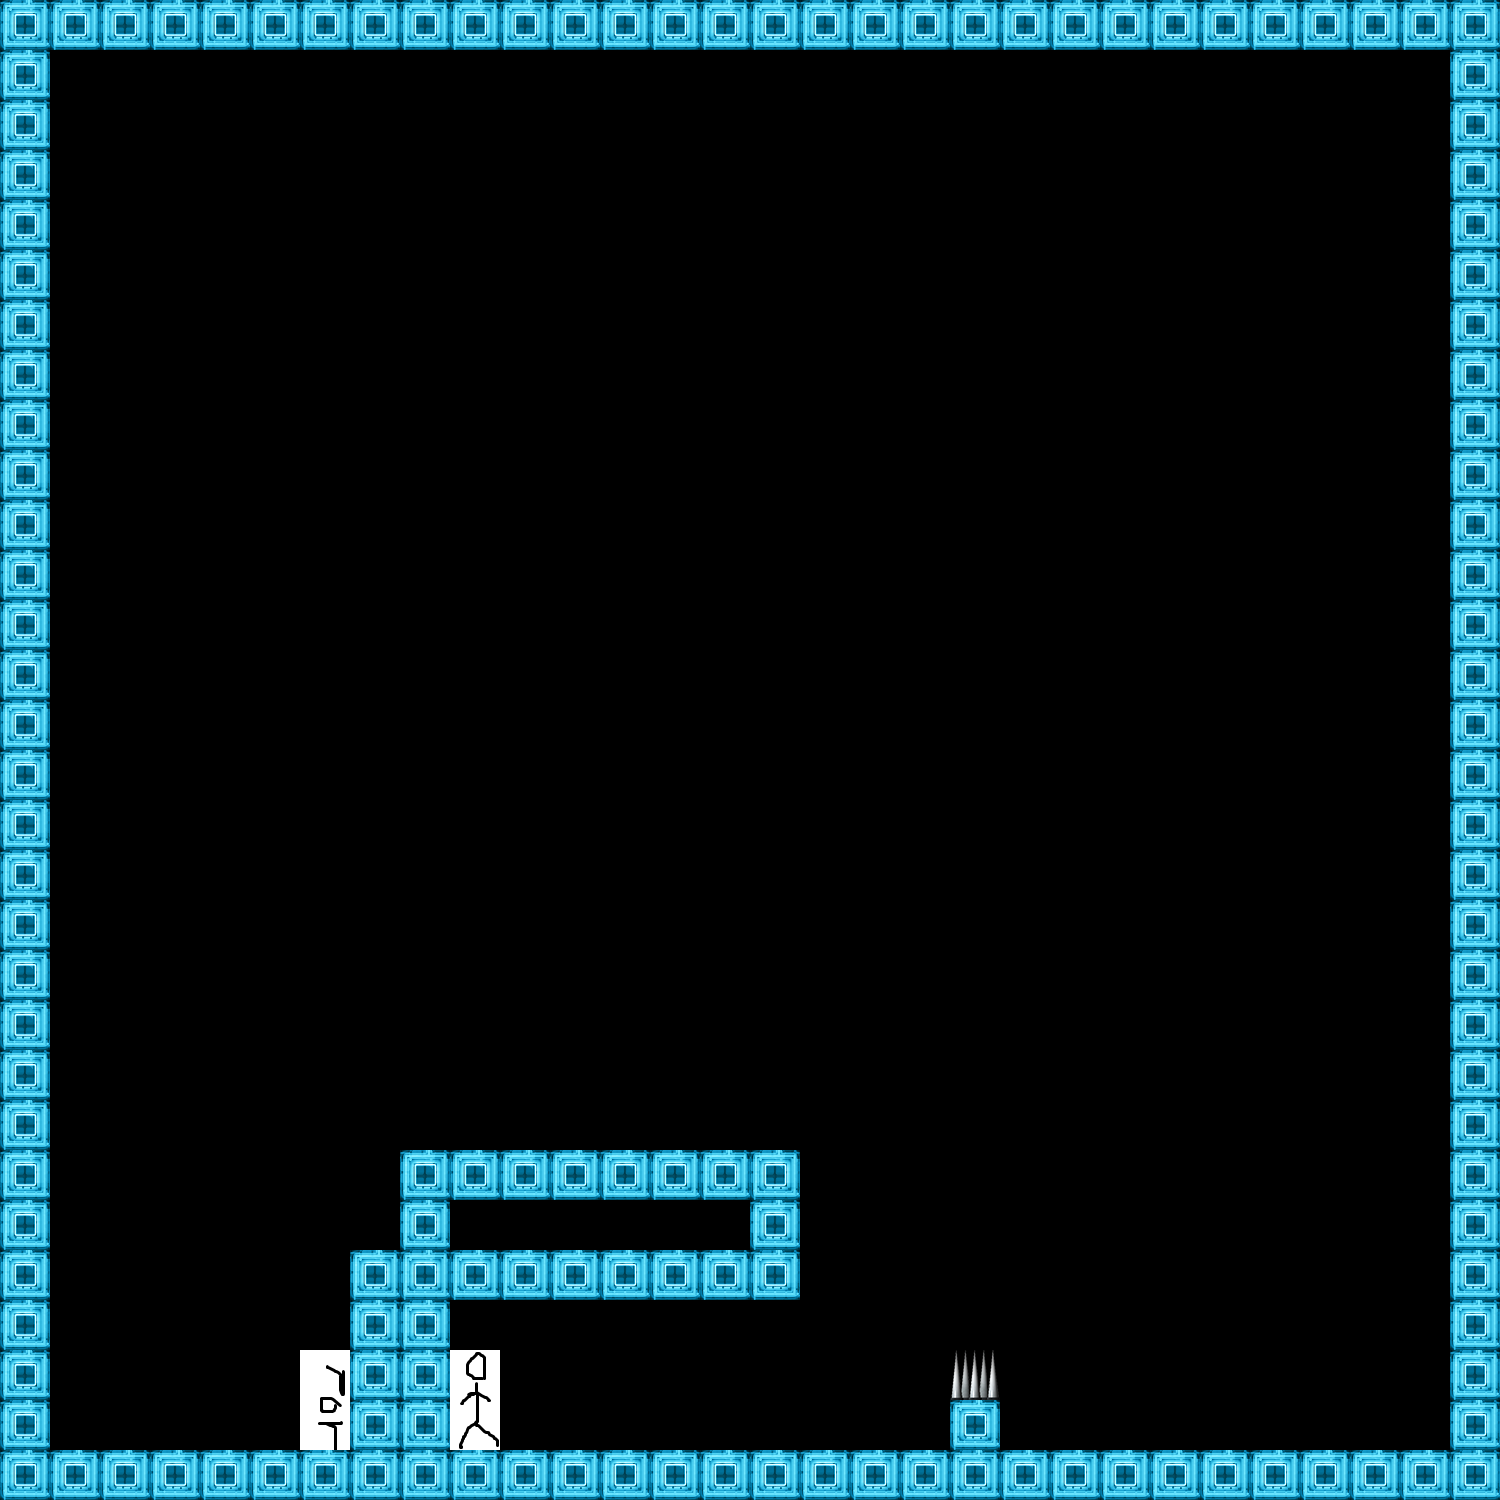

A level layout from a 2D game, rendered from its tile map. Below: a short description, then the map file with its tile-grid data intact:
An orthogonal 30x30 tile map with 50x50 px tiles, 1 tile layer (Tile Layer 1).

<map version="1.0" tiledversion="1.0.3" orientation="orthogonal" renderorder="right-down" width="30" height="30" tilewidth="50" tileheight="50" nextobjectid="1">
 <tileset firstgid="1" source="untitled.tsx" />
 <layer name="Tile Layer 1" width="30" height="30">
  <data encoding="csv">
1,1,1,1,1,1,1,1,1,1,1,1,1,1,1,1,1,1,1,1,1,1,1,1,1,1,1,1,1,1,
1,0,0,0,0,0,0,0,0,0,0,0,0,0,0,0,0,0,0,0,0,0,0,0,0,0,0,0,0,1,
1,0,0,0,0,0,0,0,0,0,0,0,0,0,0,0,0,0,0,0,0,0,0,0,0,0,0,0,0,1,
1,0,0,0,0,0,0,0,0,0,0,0,0,0,0,0,0,0,0,0,0,0,0,0,0,0,0,0,0,1,
1,0,0,0,0,0,0,0,0,0,0,0,0,0,0,0,0,0,0,0,0,0,0,0,0,0,0,0,0,1,
1,0,0,0,0,0,0,0,0,0,0,0,0,0,0,0,0,0,0,0,0,0,0,0,0,0,0,0,0,1,
1,0,0,0,0,0,0,0,0,0,0,0,0,0,0,0,0,0,0,0,0,0,0,0,0,0,0,0,0,1,
1,0,0,0,0,0,0,0,0,0,0,0,0,0,0,0,0,0,0,0,0,0,0,0,0,0,0,0,0,1,
1,0,0,0,0,0,0,0,0,0,0,0,0,0,0,0,0,0,0,0,0,0,0,0,0,0,0,0,0,1,
1,0,0,0,0,0,0,0,0,0,0,0,0,0,0,0,0,0,0,0,0,0,0,0,0,0,0,0,0,1,
1,0,0,0,0,0,0,0,0,0,0,0,0,0,0,0,0,0,0,0,0,0,0,0,0,0,0,0,0,1,
1,0,0,0,0,0,0,0,0,0,0,0,0,0,0,0,0,0,0,0,0,0,0,0,0,0,0,0,0,1,
1,0,0,0,0,0,0,0,0,0,0,0,0,0,0,0,0,0,0,0,0,0,0,0,0,0,0,0,0,1,
1,0,0,0,0,0,0,0,0,0,0,0,0,0,0,0,0,0,0,0,0,0,0,0,0,0,0,0,0,1,
1,0,0,0,0,0,0,0,0,0,0,0,0,0,0,0,0,0,0,0,0,0,0,0,0,0,0,0,0,1,
1,0,0,0,0,0,0,0,0,0,0,0,0,0,0,0,0,0,0,0,0,0,0,0,0,0,0,0,0,1,
1,0,0,0,0,0,0,0,0,0,0,0,0,0,0,0,0,0,0,0,0,0,0,0,0,0,0,0,0,1,
1,0,0,0,0,0,0,0,0,0,0,0,0,0,0,0,0,0,0,0,0,0,0,0,0,0,0,0,0,1,
1,0,0,0,0,0,0,0,0,0,0,0,0,0,0,0,0,0,0,0,0,0,0,0,0,0,0,0,0,1,
1,0,0,0,0,0,0,0,0,0,0,0,0,0,0,0,0,0,0,0,0,0,0,0,0,0,0,0,0,1,
1,0,0,0,0,0,0,0,0,0,0,0,0,0,0,0,0,0,0,0,0,0,0,0,0,0,0,0,0,1,
1,0,0,0,0,0,0,0,0,0,0,0,0,0,0,0,0,0,0,0,0,0,0,0,0,0,0,0,0,1,
1,0,0,0,0,0,0,0,0,0,0,0,0,0,0,0,0,0,0,0,0,0,0,0,0,0,0,0,0,1,
1,0,0,0,0,0,0,0,1,1,1,1,1,1,1,1,0,0,0,0,0,0,0,0,0,0,0,0,0,1,
1,0,0,0,0,0,0,0,1,0,0,0,0,0,0,1,0,0,0,0,0,0,0,0,0,0,0,0,0,1,
1,0,0,0,0,0,0,1,1,1,1,1,1,1,1,1,0,0,0,0,0,0,0,0,0,0,0,0,0,1,
1,0,0,0,0,0,0,1,1,0,0,0,0,0,0,0,0,0,0,0,0,0,0,0,0,0,0,0,0,1,
1,0,0,0,0,0,0,1,1,0,0,0,0,0,0,0,0,0,0,5,0,0,0,0,0,0,0,0,0,1,
1,0,0,0,0,0,6,1,1,8,0,0,0,0,0,0,0,0,0,1,0,0,0,0,0,0,0,0,0,1,
1,1,1,1,1,1,1,1,1,1,1,1,1,1,1,1,1,1,1,1,1,1,1,1,1,1,1,1,1,1
</data>
 </layer>
</map>